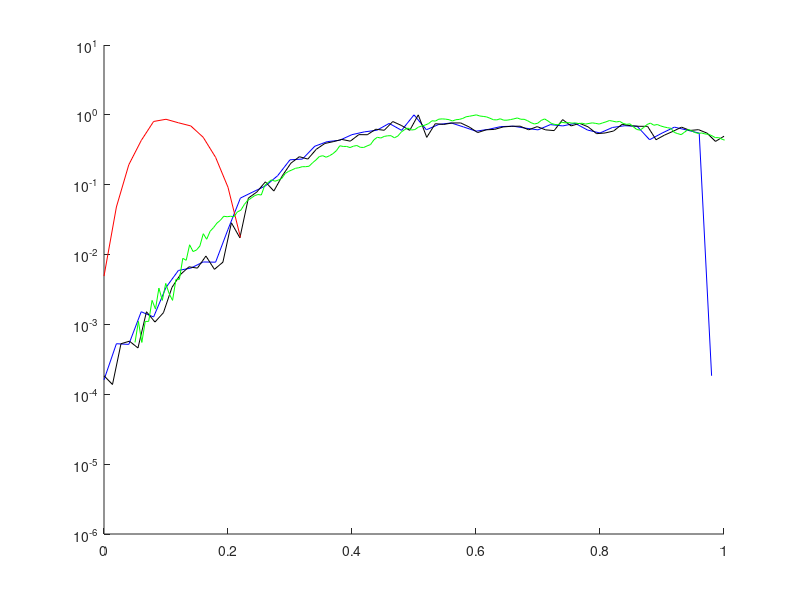

Here is the MATLAB script that generated this plot:
clear;
home;
close all;

%import the data set to which we are conforming
conform_data = load('cdc_data.dat');
%import the data set that must be conformed
model_data = load('fsm_example.dat');

%Separate the data components
conform_data_x = conform_data(:,1)-conform_data(1,1);
conform_data_y = conform_data(:,2);
model_data_x = model_data(:,1)-model_data(1,1);
model_data_y = model_data(:,2);

%Bin the data into x and y bins with errors
N_bins_x = 50;
bins = [0:1/N_bins_x:1-1/N_bins_x];
			
%Regularize the data and model data
conform_data_x = conform_data_x - conform_data_x(1);
conform_data_x = conform_data_x/max(conform_data_x);
conform_data_y = conform_data_y/max(conform_data_y);
model_data_x = model_data_x - model_data_x(1);
model_data_x = model_data_x/max(model_data_x);
model_data_y = model_data_y/max(model_data_y);

%First, bin the conform data
conform_data_y_binned = conform_data_y(1);
for i=[2:N_bins_x]
	index_x = find(and(conform_data_x>=bins(i-1),conform_data_x<bins(i)));
	conform_data_y_binned(end+1) = mean(conform_data_y(index_x));
endfor

%Second, bin the model data
model_data_y_binned = model_data_y(1);
for i=[2:N_bins_x]
	index_x = find(and(model_data_x>=bins(i-1),model_data_x<bins(i)));
	model_data_y_binned(end+1) = mean(model_data_y(index_x));
endfor

clear index_x
conform_data_y_binned = circshift(conform_data_y_binned,[0,-1]);
model_data_y_binned = circshift(model_data_y_binned,[0,-1]);

figure(1);
hold on;
semilogy(bins,conform_data_y_binned,'color','blue');
semilogy(conform_data_x,conform_data_y,'color','black');
semilogy(bins,model_data_y_binned,'color','red');
semilogy(model_data_x*5.5+0.05,model_data_y,'color','green');
axis([0 1 1e-6 10])